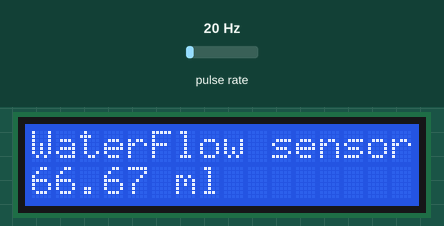
Recording of a sketch running on a simulated Arduino Uno, built with avr-gcc and run on an emulated ATmega328P. Parts: 16×2 character LCD. Wiring (inferred from the names in the program): pulse sensor: data pin 2. The test bench sets the inputs (shaded band); at power-on: pulse rate 20 Hz.

Above: at 1.2 s.
1.3 s: pulse rate (sensor on pin 2) set to 50 Hz
At 2.65 s:
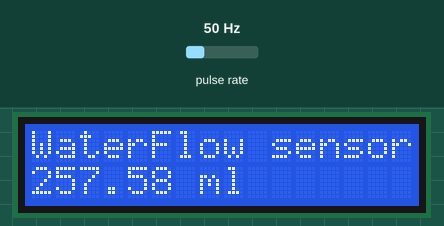
4.0 s: pulse rate (sensor on pin 2) set to 4 Hz
At 5.44 s:
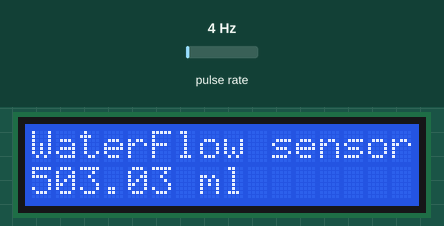
5.5 s: pulse rate (sensor on pin 2) set to 100 Hz
At 6.06 s:
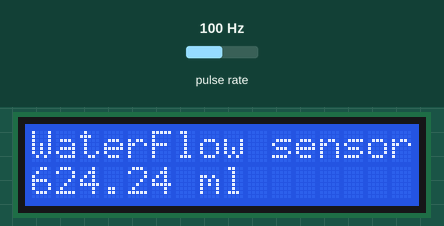
Timing chart, 0 to 8.5 s (numbered marks = the images above; inputs shaded):
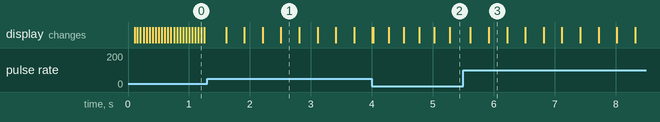

The sketch:

water_flowmeter.ino
```cpp
#include <Wire.h>
#include <LiquidCrystal_I2C.h>


/* Water Flow sensor Arduino sketch by Developer Cats */
volatile unsigned long nbTopsFan; // measuring the rising edges of the signal
unsigned long nbTopsFan_old;

float calc;

int hallSensor = 2; // sensor digital pin
int i;

LiquidCrystal_I2C lcd(0x27, 2, 1, 0, 4, 5, 6, 7, 3, POSITIVE);


void setup()
{

  lcd.begin(16, 2);              // initialize the lcd
  lcd.noCursor();
  lcd.backlight();


  lcd.home();                   // go home
  lcd.print("WaterFlow sensor");

  pinMode(hallSensor, INPUT); // sets the digital pin 2 as the sensor's input
  attachInterrupt(digitalPinToInterrupt(hallSensor), rpm, RISING); // attach interrupt to trigger when value rises

}

void loop()
{
  if (nbTopsFan != nbTopsFan_old) {
    lcd.setCursor ( 0, 1 );        // go to the next line
    calc = ((float)nbTopsFan * 1000 / 60 / 5.5); // (Pulse frequency x 60) / 5.5Q, = flow rate in L/hour (as in vendor specifications)
    lcd.print(calc);
    lcd.print (" ml");
    nbTopsFan_old = nbTopsFan;
  }
}


void rpm() // function that interupt triggers
{
  nbTopsFan++; // hall effect sensors signal measure
}
```
